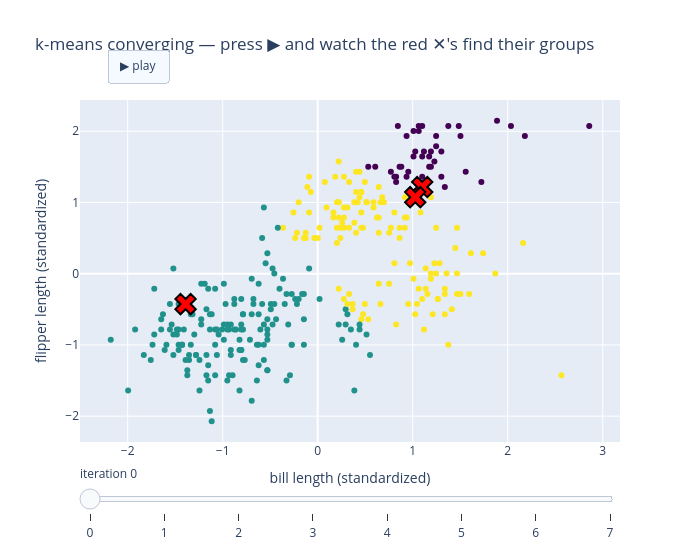

This figure's notebook cell:
### Markdown cell above
## 2 · How k-means thinks — the pizza-shop story

Imagine three pizza shops opening in a new city. Nobody has a map of where customers live, so the shops play a simple game, over and over:

1. **Assign:** every customer orders from the *nearest* shop.
2. **Update:** each shop moves to the *center* of the customers it just served.

Do that a few times and the shops drift until they sit right in the middle of three natural neighborhoods. Customers stop switching. Done.

That's **k-means**. Swap "pizza shop" for **cluster center** (a *centroid*) and "customer" for **data point** and you have the whole algorithm. The `k` is how many shops (clusters) you decide to place.

Let's watch it happen on two penguin measurements — **bill length** and **flipper length** — standardized so neither one dominates just because it's measured in bigger numbers.

### Code cell
# Two measurements, standardized (mean 0, spread 1) so both count equally.
feat2 = penguins[["bill_length_mm", "flipper_length_mm"]].to_numpy(dtype=float)
X2 = (feat2 - feat2.mean(axis=0)) / feat2.std(axis=0)

# This one is INTERACTIVE: press ▶ play (or drag the slider one round at a
# time) and watch the red ✕'s drift to the middle of their groups.
try:
    import plotly.graph_objects as go
except ImportError:                      # not installed? grab it, then retry
    %pip install -q plotly
    import plotly.graph_objects as go

# Start the 3 "shops" (centroids) at 3 random penguins.
rng = np.random.default_rng(SEED)
centroids = X2[rng.choice(len(X2), size=3, replace=False)].copy()

# Play the assign/update game for 8 rounds, saving a snapshot after each ASSIGN.
snapshots = []
for step in range(8):
    # 1) ASSIGN: each point joins its nearest centroid
    dists = np.linalg.norm(X2[:, None, :] - centroids[None, :, :], axis=2)  # (N, 3)
    labels = dists.argmin(axis=1)
    snapshots.append((labels.copy(), centroids.copy()))
    # 2) UPDATE: each centroid hops to the mean of its assigned points
    for j in range(3):
        if np.any(labels == j):
            centroids[j] = X2[labels == j].mean(axis=0)

CLUSTER_COLORS = ["#440154", "#21918c", "#fde725"]      # viridis-style


def frame_traces(labels, cents):
    return [
        go.Scatter(x=X2[:, 0], y=X2[:, 1], mode="markers",
                   marker=dict(size=6, color=[CLUSTER_COLORS[l] for l in labels]),
                   hoverinfo="skip", name="penguins"),
        go.Scatter(x=cents[:, 0], y=cents[:, 1], mode="markers",
                   marker=dict(size=18, color="red", symbol="x",
                               line=dict(color="black", width=2)),
                   hoverinfo="skip", name="centroids"),
    ]


frames = [go.Frame(data=frame_traces(l, c), name=str(i))
          for i, (l, c) in enumerate(snapshots)]

fig = go.Figure(data=frame_traces(*snapshots[0]), frames=frames)
fig.update_layout(
    title="k-means converging — press ▶ and watch the red ✕'s find their groups",
    xaxis=dict(title="bill length (standardized)"),
    yaxis=dict(title="flipper length (standardized)"),
    updatemenus=[dict(
        type="buttons", x=0.05, xanchor="left", y=1.15,
        buttons=[dict(label="▶ play", method="animate",
                      args=[None, {"frame": {"duration": 900, "redraw": True},
                                   "transition": {"duration": 500}}])],
    )],
    sliders=[dict(
        currentvalue=dict(prefix="iteration "),
        steps=[dict(label=str(i), method="animate",
                    args=[[str(i)], {"mode": "immediate",
                                     "frame": {"duration": 0, "redraw": True}}])
               for i in range(len(frames))],
    )],
    showlegend=False, width=700, height=550,
)
fig.show()

### Figure 1 — Plotly figure (JSON) as saved in the notebook; plotly's stock layout.template omitted (floating-point values rounded to 4 significant figures; data arrays with more than 128 entries replaced by an {"elided": "..."} marker saying what was removed)
{"data": [{"hoverinfo": "skip", "marker": {"color": {"elided": "333 str values"}, "size": 6}, "mode": "markers", "name": "penguins", "type": "scatter", "x": {"elided": "333 float values"}, "y": {"elided": "333 float values"}}, {"hoverinfo": "skip", "marker": {"color": "red", "line": {"color": "black", "width": 2}, "size": 18, "symbol": "x"}, "mode": "markers", "name": "centroids", "type": "scatter", "x": [1.1, -1.391, 1.027], "y": [1.217, -0.4264, 1.074]}], "layout": {"height": 550, "showlegend": false, "sliders": [{"currentvalue": {"prefix": "iteration "}, "steps": [{"args": [["0"], {"frame": {"duration": 0, "redraw": true}, "mode": "immediate"}], "label": "0", "method": "animate"}, {"args": [["1"], {"frame": {"duration": 0, "redraw": true}, "mode": "immediate"}], "label": "1", "method": "animate"}, {"args": [["2"], {"frame": {"duration": 0, "redraw": true}, "mode": "immediate"}], "label": "2", "method": "animate"}, {"args": [["3"], {"frame": {"duration": 0, "redraw": true}, "mode": "immediate"}], "label": "3", "method": "animate"}, {"args": [["4"], {"frame": {"duration": 0, "redraw": true}, "mode": "immediate"}], "label": "4", "method": "animate"}, {"args": [["5"], {"frame": {"duration": 0, "redraw": true}, "mode": "immediate"}], "label": "5", "method": "animate"}, {"args": [["6"], {"frame": {"duration": 0, "redraw": true}, "mode": "immediate"}], "label": "6", "method": "animate"}, {"args": [["7"], {"frame": {"duration": 0, "redraw": true}, "mode": "immediate"}], "label": "7", "method": "animate"}]}], "title": {"text": "k-means converging — press ▶ and watch the red ✕'s find their groups"}, "updatemenus": [{"buttons": [{"args": [null, {"frame": {"duration": 900, "redraw": true}, "transition": {"duration": 500}}], "label": "▶ play", "method": "animate"}], "type": "buttons", "x": 0.05, "xanchor": "left", "y": 1.15}], "width": 700, "xaxis": {"title": {"text": "bill length (standardized)"}}, "yaxis": {"title": {"text": "flipper length (standardized)"}}}}
